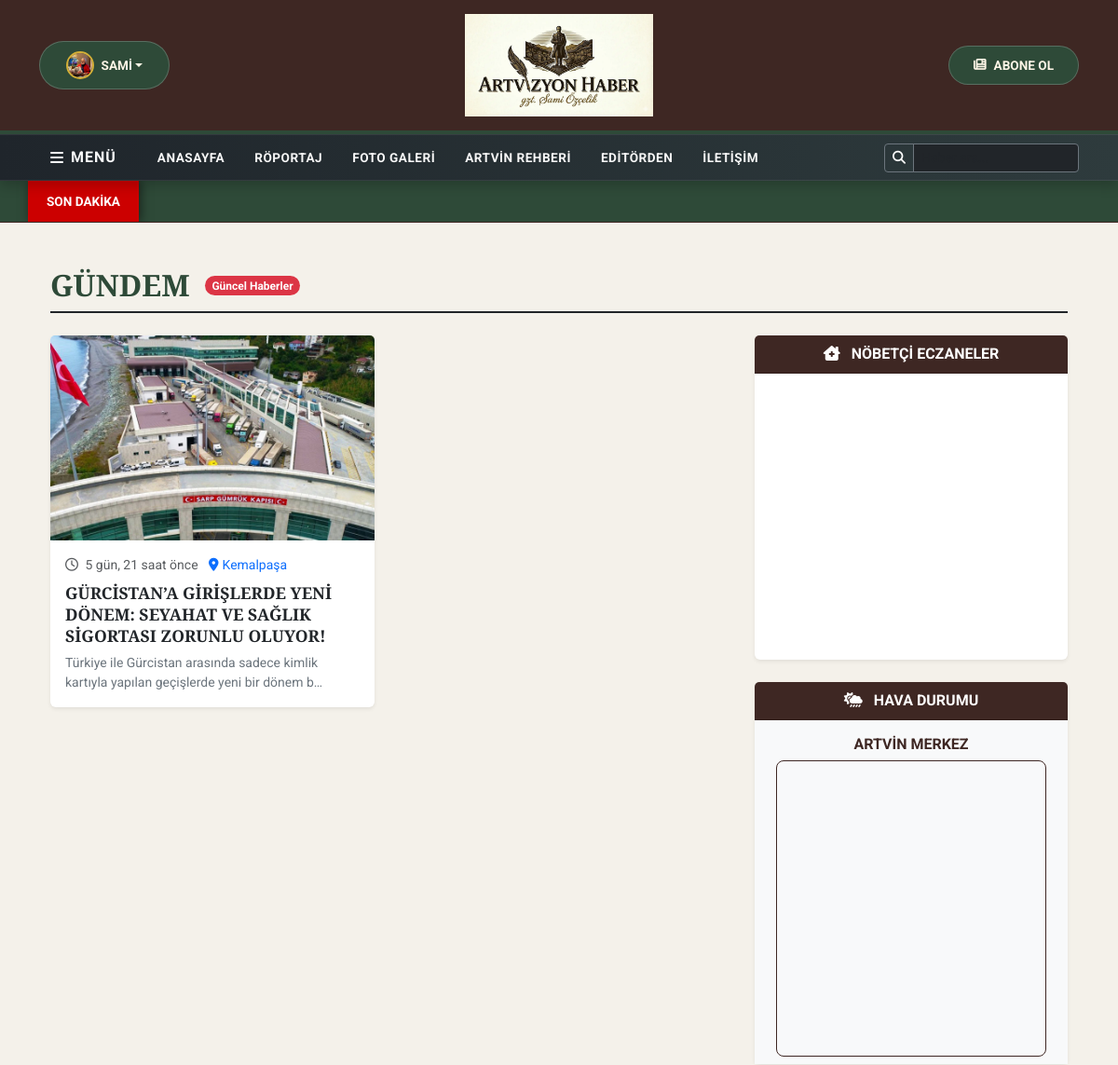
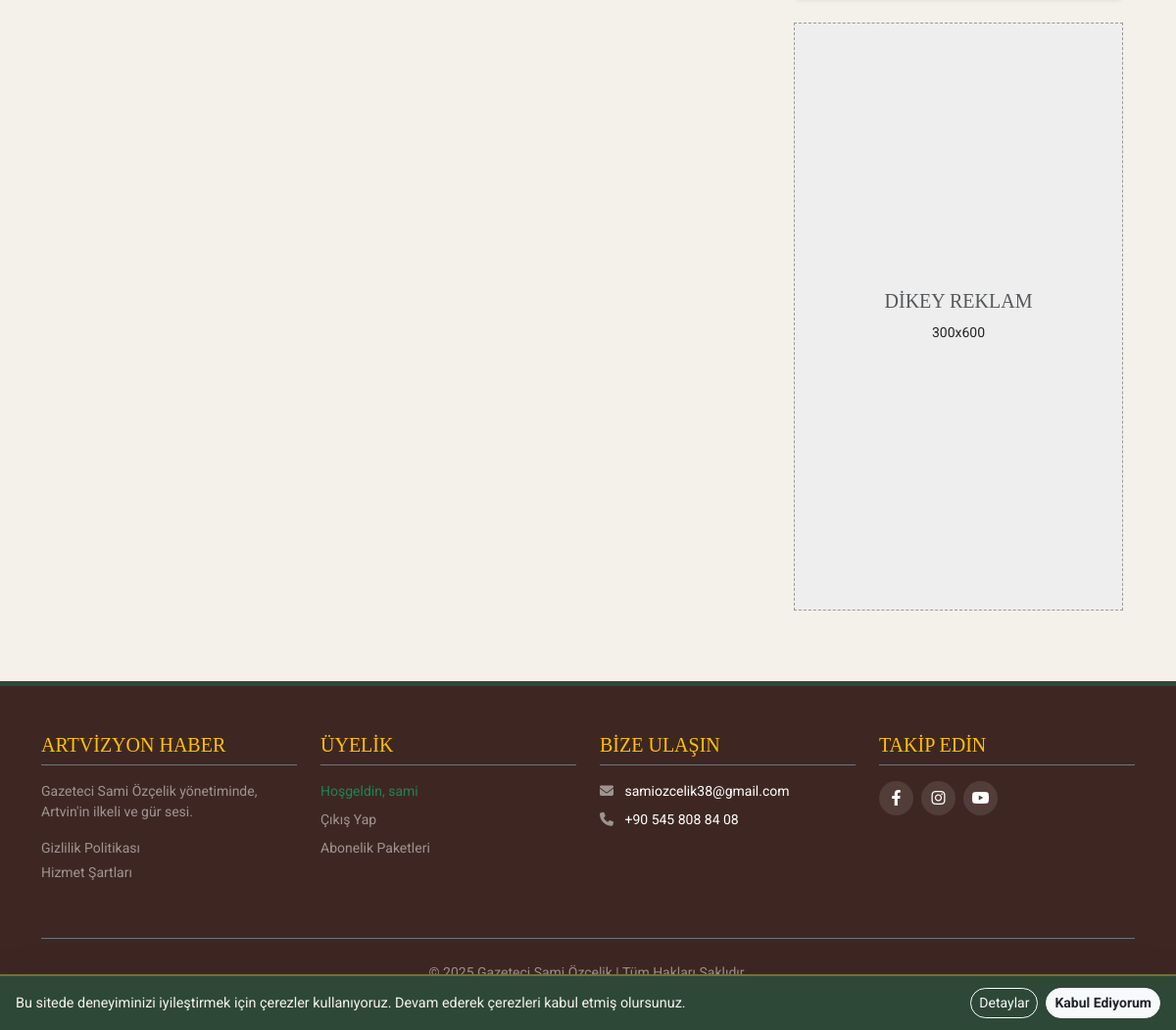
The app's page /kategori/1/ (signed in) with its own data (2 pictures, top to bottom).
### haberler/models.py (models this page shows, shortened)
class Profil(models.Model):
    user = models.OneToOneField(User, on_delete=models.CASCADE, related_name='profil', verbose_name="Kullanıcı")
    resim = ProcessedImageField(
        upload_to='profil_resimleri/',
        processors=[ResizeToFill(300, 300)], # 300x300 kare yapar
        format='JPEG',
        options={'quality': 80},
        blank=True, null=True,
        verbose_name="Profil Resmi"
    )
    telefon = models.CharField(max_length=15, blank=True, verbose_name="Telefon Numarası")
    biyografi = models.TextField(blank=True, max_length=500, verbose_name="Kısa Biyografi")
    class Meta:
        verbose_name = "Kullanıcı Profili"
        verbose_name_plural = "Kullanıcı Profilleri"

class Kategori(models.Model):
    isim = models.CharField(max_length=100, verbose_name="Kategori Adı")
    slug = models.SlugField(unique=True, verbose_name="Link Uzantısı", null=True, blank=True)
    class Meta: verbose_name_plural = "Kategoriler"

class FotoKaynakMixin(models.Model):
    foto_kaynak = models.CharField(
        max_length=150,
        verbose_name="Fotoğraf Kaynağı",
        blank=True,
        null=True,
        help_text="Örn: AA, Anadolu Ajansı, Artvizyon Arşiv. Zorunlu değildir."
    )
    class Meta:
        abstract = True # Bu sınıfı veritabanında tablo olarak oluşturma, sadece miras alınsın

class Haber(FotoKaynakMixin, models.Model): # <-- Buraya Mixin eklendi
    baslik = models.CharField(max_length=200, verbose_name="Haber Başlığı")
    ozet = models.TextField(verbose_name="Kısa Özet", blank=True)
    icerik = RichTextUploadingField(verbose_name="Haber İçeriği")
    resim = ProcessedImageField(
        upload_to='haber_resimleri/',
        processors=[ResizeToFit(800, 600)],
        format='JPEG',
        options={'quality': 60},
        verbose_name="Haber Resmi",
        blank=True
    )
    video_link = models.URLField(blank=True, null=True, verbose_name="Video Linki (YouTube)")
    roportaj_mi = models.BooleanField(default=False, verbose_name="Bu Bir Röportaj mı?")
    son_dakika = models.BooleanField(default=False, verbose_name="Son Dakika Haberi mi?")
    ulusal_mi = models.BooleanField(default=False, verbose_name="Ulusal Haber mi?")
    manset_mi = models.BooleanField(default=False, verbose_name="Manşette Göster")
    kategori = models.ForeignKey(Kategori, on_delete=models.CASCADE, verbose_name="Kategori")
    ilce = models.ForeignKey(Ilce, on_delete=models.SET_NULL, null=True, blank=True, verbose_name="İlçe (Varsa)")
    yayin_tarihi = models.DateTimeField(default=timezone.now, verbose_name="Yayınlanma Tarihi")
    aktif_mi = models.BooleanField(default=True, verbose_name="Yayında mı?")
    class Meta: verbose_name_plural = "Haberler"; ordering = ['-yayin_tarihi']

class Ilce(models.Model):
    isim = models.CharField(max_length=100, verbose_name="İlçe Adı")
    class Meta: verbose_name_plural = "İlçeler"

### haberler/views.py (the view)
# urls.py: path('kategori/<int:pk>/', views.kategori_haberleri, name='kategori_haberleri'),
def kategori_haberleri(request, pk):
    secilen_kategori = get_object_or_404(Kategori, pk=pk)
    haber_listesi = Haber.objects.filter(kategori=secilen_kategori, aktif_mi=True).order_by('-yayin_tarihi')
    paginator = Paginator(haber_listesi, 12)
    haberler = paginator.get_page(request.GET.get('page'))
    eczaneler = EczaneLinki.objects.all().order_by('sira')
    return render(request, 'kategori.html', {'haberler': haberler, 'secilen_kategori': secilen_kategori, 'eczaneler': eczaneler})

### templates/kategori.html (shortened to what this page needs)
{% extends 'base.html' %}
{% block content %}
<div class="container mt-4">
    <div class="d-flex align-items-center mb-4 pb-2 border-bottom border-2 border-dark">
        <h2 class="m-0 fw-bold text-uppercase" style="color: #2E4A38; font-family: 'Playfair Display', serif;">
            {% if secilen_kategori.isim %}{{ secilen_kategori.isim }}{% else %}{{ secilen_kategori }}{% endif %}
        </h2>
        <span class="ms-3 badge bg-danger rounded-pill">Güncel Haberler</span>
    </div>
    <div class="row">
        <div class="col-lg-8">
            <div class="row">
                {% for haber in haberler %}
                <div class="col-md-6 mb-4">
                    <div class="card h-100 border-0 shadow-sm haber-card">
                        <div class="haber-card-wrapper position-relative">
                            <a href="{% url 'haber_detay' haber.pk %}">
                                {% if haber.resim %}
                                <img src="{{ haber.resim.url }}" class="card-img-top"
                                     style="height: 220px; width: 100%; object-fit: cover;"
                                     alt="{{ haber.baslik }}">
                                {% else %}
                                <div class="bg-light d-flex align-items-center justify-content-center" style="height: 220px;">
                                    <i class="fas fa-newspaper fa-3x text-secondary"></i>
                                </div>
                                {% endif %}
                            </a>
                        </div>
                        <div class="card-body">
                            <div class="mb-2 small text-muted">
                                <i class="far fa-clock me-1"></i> {{ haber.yayin_tarihi|timesince }} önce
                                {% if haber.ilce %}
                                <span class="ms-2 text-primary"><i class="fas fa-map-marker-alt me-1"></i>{{ haber.ilce.isim }}</span>
                                {% endif %}
                            </div>
                            <h5 class="card-title fw-bold" style="font-size: 1.1rem; line-height: 1.3;">
                                <a href="{% url 'haber_detay' haber.pk %}" class="text-dark text-decoration-none hover-underline">
                                    {{ haber.baslik }}
                                </a>
                            </h5>
                            <p class="card-text text-secondary small mt-2">
                                {{ haber.ozet|truncatechars:90 }}
                            </p>
                        </div>
                    </div>
                </div>
                {% endfor %}
            </div>
        </div>
        <div class="col-lg-4 ps-lg-4">
            <div class="card mb-4 border-0 shadow-sm">
                <div class="card-header text-white fw-bold text-center" style="background-color: #3E2723;">
                    <i class="fas fa-clinic-medical me-2"></i> NÖBETÇİ ECZANELER
                </div>
                <div class="card-body p-0">
                    <iframe src="https://www.eczaneler.gen.tr/iframe.php?lokasyon=8" style="width:100%; height:300px; border:none;"></iframe>
                </div>
            </div>
            <div class="card mb-4 border-0 shadow-sm">
                <div class="card-header text-white fw-bold text-center" style="background-color: #3E2723;">
                    <i class="fas fa-cloud-sun-rain me-2"></i> HAVA DURUMU
                </div>
                <div class="card-body p-2 bg-light">
                    <div id="havaDurumuKategori" class="carousel slide" data-bs-ride="carousel" data-bs-interval="3500">
                        <div class="carousel-inner">
                            <div class="carousel-item active">
                                <h6 class="text-center fw-bold mt-2 mb-2" style="color: #3E2723;">ARTVİN MERKEZ</h6>
                                <div class="d-flex justify-content-center"><iframe src="https://api.wo-cloud.com/content/widget/?geoObjectKey=16563146&language=tr&region=TR&timeFormat=HH:mm&windUnit=kmh&systemOfMeasurement=metric&temperatureUnit=celsius" name="CW2" scrolling="no" width="290" height="318" frameborder="0" style="border: 1px solid #3E2723; border-radius: 8px"></iframe></div>
                            </div>
                        </div>
                    </div>
                </div>
            </div>
            <div class="text-center mb-4 sticky-top" style="top: 20px;">
                 <div style="background-color: #eee; height: 600px; display: flex; align-items: center; justify-content: center; border: 1px dashed #999;">
                    <div><h5 class="text-muted">DİKEY REKLAM</h5><small>300x600</small></div>
                </div>
            </div>
        </div>
    </div>
</div>
{% endblock %}

### templates/base.html (shortened to what this page needs)
{% load static %}
<!DOCTYPE html>
<html lang="tr">
<head>
    <link href="https://cdn.jsdelivr.net/npm/bootstrap@5.3.0/dist/css/bootstrap.min.css" rel="stylesheet">
    <link rel="stylesheet" href="https://cdnjs.cloudflare.com/ajax/libs/font-awesome/6.4.0/css/all.min.css">
</head>
<body>
    <div id="sticky-wrapper">
        <header class="header-wrapper">
            <div class="container">
                <div class="row align-items-center">
                    <div class="col-4 text-start d-none d-lg-block">
                        {% if user.is_authenticated %}
                            <div class="dropdown">
                                <button class="btn-ozel-artvin dropdown-toggle" type="button" data-bs-toggle="dropdown">
                                    {% if user.profil.resim %}
                                        <img src="{{ user.profil.resim.url }}" class="rounded-circle me-2" style="width: 30px; height: 30px; object-fit: cover; border: 2px solid #D4AF37;">
                                    {% else %}
                                        <i class="fas fa-user-circle me-2"></i>
                                    {% endif %}
                                    {{ user.username|truncatechars:10 }}
                                </button>
                            </div>
                        {% endif %}
                    </div>
                    <div class="col-lg-4 col-12 text-center">
                        <a href="{% url 'anasayfa' %}">
                            <img src="/media/site-logo.webp" alt="Artvizyon Haber" class="site-logo">
                        </a>
                    </div>
                    <div class="col-4 text-end d-none d-lg-block">
                        <a href="{% url 'destek' %}" class="btn-ozel-artvin">
                            <i class="fas fa-newspaper me-2"></i> ABONE OL
                        </a>
                    </div>
                </div>
            </div>
        </header>
        <nav class="navbar navbar-expand-lg navbar-main">
            <div class="container">
                <button class="btn btn-outline-light border-0 me-3 d-none d-lg-inline-flex align-items-center" type="button" data-bs-toggle="offcanvas" data-bs-target="#sidebarMenu">
                    <i class="fas fa-bars me-2"></i> <span style="font-weight: bold; letter-spacing: 1px;">MENÜ</span>
                </button>
                <div class="collapse navbar-collapse" id="mainNavbar">
                    <ul class="navbar-nav me-auto mb-2 mb-lg-0 align-items-lg-center">
                        <li class="nav-item"><a class="nav-link nav-link-custom" href="{% url 'anasayfa' %}">Anasayfa</a></li>
                        <li class="nav-item"><a class="nav-link nav-link-custom" href="{% url 'roportaj_listesi' %}">Röportaj</a></li>
                        <li class="nav-item"><a class="nav-link nav-link-custom" href="{% url 'galeri_listesi' %}">Foto Galeri</a></li>
                        <li class="nav-item"><a class="nav-link nav-link-custom" href="{% url 'tarihi_yerler_listesi' %}">Artvin Rehberi</a></li>
                        <li class="nav-item"><a class="nav-link nav-link-custom" href="{% url 'kimdir' %}">Editörden</a></li>
                        <li class="nav-item"><a class="nav-link nav-link-custom" href="{% url 'iletisim' %}">İletişim</a></li>
                    </ul>
                    <form action="{% url 'arama' %}" method="get" class="d-flex ms-lg-3">
                        <div class="input-group input-group-sm">
                            <span class="input-group-text bg-transparent border-secondary text-white"><i class="fas fa-search"></i></span>
                            <input class="form-control bg-dark text-white border-secondary" type="search" name="q" placeholder="Haber ara...">
                        </div>
                    </form>
                </div>
            </div>
        </nav>
    </div>
    <div class="son-dakika-seridi">
        <div class="container d-flex p-0 align-items-center h-100">
            <div class="son-dakika-etiket">SON DAKİKA</div>
            <div class="kayan-yazi">
            </div>
        </div>
    </div>
    <div class="container icerik-alani mt-4">
        {% block content %} {% endblock %}
    </div>
<footer class="py-5 mt-5 text-white" style="background-color: var(--ahsap-koyu); border-top: 5px solid var(--artvin-yesil);">
    <div class="container">
        <div class="row">
            <div class="col-md-3 mb-4">
                <h5 class="border-bottom pb-2 mb-3 border-secondary text-warning">ARTVİZYON HABER</h5>
                <p class="small text-white-50">Gazeteci Sami Özçelik yönetiminde, Artvin'in ilkeli ve gür sesi.</p>
                <ul class="list-unstyled small mt-3">
                    <li class="mb-1"><a href="{% url 'gizlilik_politikasi' %}" class="text-white-50 text-decoration-none">Gizlilik Politikası</a></li>
                    <li class="mb-1"><a href="{% url 'hizmet_sartlari' %}" class="text-white-50 text-decoration-none">Hizmet Şartları</a></li>
                </ul>
                </div>
            <div class="col-md-3 mb-4">
                <h5 class="border-bottom pb-2 mb-3 border-secondary text-warning">ÜYELİK</h5>
                <ul class="list-unstyled small">
                    {% if user.is_authenticated %}
                        <li class="mb-2 text-success">Hoşgeldin, {{ user.username }}</li>
                        <li class="mb-2"><a href="{% url 'account_logout' %}" class="text-white-50 text-decoration-none">Çıkış Yap</a></li>
                    {% else %}
                        <li class="mb-2"><a href="{% url 'account_login' %}" class="text-white-50 text-decoration-none">Giriş Yap</a></li>
                        <li class="mb-2"><a href="{% url 'account_signup' %}" class="text-white-50 text-decoration-none">Kayıt Ol</a></li>
                    {% endif %}
                    <li class="mb-2"><a href="{% url 'destek' %}" class="text-white-50 text-decoration-none">Abonelik Paketleri</a></li>
                </ul>
            </div>
            <div class="col-md-3 mb-4">
                <h5 class="border-bottom pb-2 mb-3 border-secondary text-warning">BİZE ULAŞIN</h5>
                <p class="small mb-2"><i class="fas fa-envelope me-2 text-white-50"></i> samiozcelik38@gmail.com</p>
                <p class="small mb-2"><i class="fas fa-phone me-2 text-white-50"></i> +90 545 808 84 08</p>
            </div>
            <div class="col-md-3 mb-4">
                <h5 class="border-bottom pb-2 mb-3 border-secondary text-warning">TAKİP EDİN</h5>
                <div class="d-flex gap-2 mb-3">
                    <a href="#" class="social-icon"><i class="fab fa-facebook-f"></i></a>
                    <a href="#" class="social-icon"><i class="fab fa-instagram"></i></a>
                    <a href="#" class="social-icon"><i class="fab fa-youtube"></i></a>
                </div>
            </div>
        </div>
        <div class="border-top border-secondary pt-4 mt-3 text-center small text-white-50">© {% now "Y" %} Gazeteci Sami Özçelik | Tüm Hakları Saklıdır.</div>
    </div>
</footer>
    <div id="cookie-banner" class="cookie-banner shadow-lg">
        <div class="cookie-text">
            Bu sitede deneyiminizi iyileştirmek için çerezler kullanıyoruz. Devam ederek çerezleri kabul etmiş olursunuz.
        </div>
        <div class="d-flex gap-2 flex-wrap">
            <a href="{% url 'gizlilik_politikasi' %}" class="btn btn-sm btn-outline-light rounded-pill">Detaylar</a>
            <button id="cookie-accept" class="btn btn-sm btn-light rounded-pill text-dark fw-bold">Kabul Ediyorum</button>
        </div>
    </div>
</body>
</html>

### records on screen
Kategori: isim "GÜNDEM"
Haber: resim (picture), yayin_tarihi "5 gün, 21 saat", ilce.isim "Kemalpaşa", baslik "GÜRCİSTAN’A GİRİŞLERDE YENİ DÖNEM: SEYAHAT VE SAĞLIK SİGORTASI ZORUNLU OLUYOR!", ozet "Türkiye ile Gürcistan arasında sadece kimlik kartıyla yapılan geçişlerde yeni bir dönem b…"

### other values on screen
{{ user.username|truncatechars:10 }} "SAMI"
{{ user.username }} "sami"
